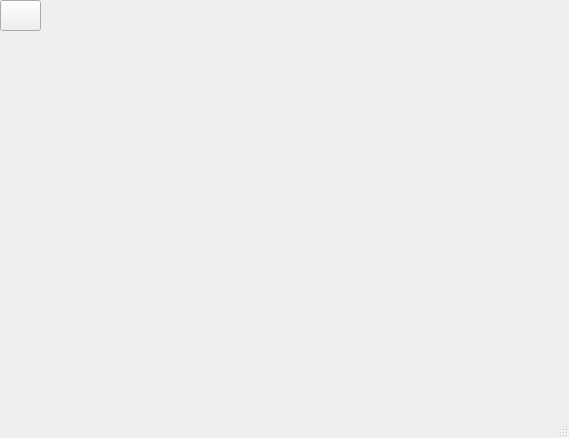
<?xml version="1.0" encoding="UTF-8"?>
<ui version="4.0">
 <class>MainWindow</class>
 <widget class="QMainWindow" name="MainWindow">
  <property name="geometry">
   <rect>
    <x>0</x>
    <y>0</y>
    <width>569</width>
    <height>438</height>
   </rect>
  </property>
  <property name="windowTitle">
   <string>MainWindow</string>
  </property>
  <widget class="QWidget" name="centralwidget">
   <widget class="QLabel" name="picture">
    <property name="geometry">
     <rect>
      <x>90</x>
      <y>30</y>
      <width>371</width>
      <height>371</height>
     </rect>
    </property>
    <property name="text">
     <string/>
    </property>
   </widget>
   <widget class="QPushButton" name="back_button">
    <property name="geometry">
     <rect>
      <x>0</x>
      <y>0</y>
      <width>41</width>
      <height>31</height>
     </rect>
    </property>
    <property name="text">
     <string/>
    </property>
    <property name="icon">
     <iconset resource="../resources.qrc">
      <normaloff>:/newPrefix/assets/arrow.png</normaloff>:/newPrefix/assets/arrow.png</iconset>
    </property>
    <property name="iconSize">
     <size>
      <width>25</width>
      <height>25</height>
     </size>
    </property>
    <property name="checkable">
     <bool>false</bool>
    </property>
    <property name="flat">
     <bool>false</bool>
    </property>
   </widget>
  </widget>
  <widget class="QStatusBar" name="statusbar"/>
 </widget>
 <resources>
  <include location="../resources.qrc"/>
 </resources>
 <connections/>
</ui>
